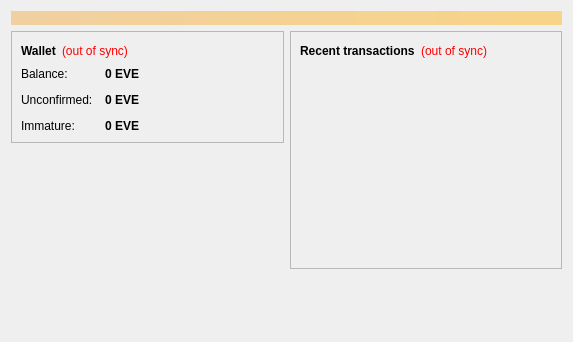
<?xml version="1.0" encoding="UTF-8"?>
<ui version="4.0">
 <class>OverviewPage</class>
 <widget class="QWidget" name="OverviewPage">
  <property name="geometry">
   <rect>
    <x>0</x>
    <y>0</y>
    <width>573</width>
    <height>342</height>
   </rect>
  </property>
  <property name="windowTitle">
   <string>Form</string>
  </property>
  <layout class="QVBoxLayout" name="topLayout">
   <item>
    <widget class="QLabel" name="labelAlerts">
     <property name="visible">
      <bool>false</bool>
     </property>
     <property name="styleSheet">
      <string notr="true">background-color: qlineargradient(x1: 0, y1: 0, x2: 1, y2: 0, stop:0 #F0D0A0, stop:1 #F8D488); color:#000000;</string>
     </property>
     <property name="wordWrap">
      <bool>true</bool>
     </property>
     <property name="margin">
      <number>3</number>
     </property>
    </widget>
   </item>
   <item>
    <layout class="QHBoxLayout" name="horizontalLayout" stretch="1,1">
     <item>
      <layout class="QVBoxLayout" name="verticalLayout_2">
       <item>
        <widget class="QFrame" name="frame">
         <property name="frameShape">
          <enum>QFrame::StyledPanel</enum>
         </property>
         <property name="frameShadow">
          <enum>QFrame::Raised</enum>
         </property>
         <layout class="QVBoxLayout" name="verticalLayout_4">
          <item>
           <layout class="QHBoxLayout" name="horizontalLayout_4">
            <item>
             <widget class="QLabel" name="label_5">
              <property name="font">
               <font>
                <weight>75</weight>
                <bold>true</bold>
               </font>
              </property>
              <property name="text">
               <string>Wallet</string>
              </property>
             </widget>
            </item>
            <item>
             <widget class="QLabel" name="labelWalletStatus">
              <property name="toolTip">
               <string>The displayed information may be out of date. Your wallet automatically synchronizes with the Eve network after a connection is established, but this process has not completed yet.</string>
              </property>
              <property name="styleSheet">
               <string notr="true">QLabel { color: red; }</string>
              </property>
              <property name="text">
               <string notr="true">(out of sync)</string>
              </property>
              <property name="alignment">
               <set>Qt::AlignLeading|Qt::AlignLeft|Qt::AlignVCenter</set>
              </property>
             </widget>
            </item>
            <item>
             <spacer name="horizontalSpacer_2">
              <property name="orientation">
               <enum>Qt::Horizontal</enum>
              </property>
              <property name="sizeHint" stdset="0">
               <size>
                <width>40</width>
                <height>20</height>
               </size>
              </property>
             </spacer>
            </item>
           </layout>
          </item>
          <item>
           <layout class="QFormLayout" name="formLayout_2">
            <property name="fieldGrowthPolicy">
             <enum>QFormLayout::AllNonFixedFieldsGrow</enum>
            </property>
            <property name="horizontalSpacing">
             <number>12</number>
            </property>
            <property name="verticalSpacing">
             <number>12</number>
            </property>
            <item row="0" column="0">
             <widget class="QLabel" name="label">
              <property name="text">
               <string>Balance:</string>
              </property>
             </widget>
            </item>
            <item row="0" column="1">
             <widget class="QLabel" name="labelBalance">
              <property name="font">
               <font>
                <weight>75</weight>
                <bold>true</bold>
               </font>
              </property>
              <property name="cursor">
               <cursorShape>IBeamCursor</cursorShape>
              </property>
              <property name="toolTip">
               <string>Your current balance</string>
              </property>
              <property name="text">
               <string notr="true">0 EVE</string>
              </property>
              <property name="textInteractionFlags">
               <set>Qt::LinksAccessibleByMouse|Qt::TextSelectableByKeyboard|Qt::TextSelectableByMouse</set>
              </property>
             </widget>
            </item>
            <item row="1" column="0">
             <widget class="QLabel" name="label_3">
              <property name="text">
               <string>Unconfirmed:</string>
              </property>
             </widget>
            </item>
            <item row="1" column="1">
             <widget class="QLabel" name="labelUnconfirmed">
              <property name="font">
               <font>
                <weight>75</weight>
                <bold>true</bold>
               </font>
              </property>
              <property name="cursor">
               <cursorShape>IBeamCursor</cursorShape>
              </property>
              <property name="toolTip">
               <string>Total of transactions that have yet to be confirmed, and do not yet count toward the current balance</string>
              </property>
              <property name="text">
               <string notr="true">0 EVE</string>
              </property>
              <property name="textInteractionFlags">
               <set>Qt::LinksAccessibleByMouse|Qt::TextSelectableByKeyboard|Qt::TextSelectableByMouse</set>
              </property>
             </widget>
            </item>
            <item row="2" column="0">
             <widget class="QLabel" name="labelImmatureText">
              <property name="text">
               <string>Immature:</string>
              </property>
             </widget>
            </item>
            <item row="2" column="1">
             <widget class="QLabel" name="labelImmature">
              <property name="font">
               <font>
                <weight>75</weight>
                <bold>true</bold>
               </font>
              </property>
              <property name="toolTip">
               <string>Mined balance that has not yet matured</string>
              </property>
              <property name="text">
               <string notr="true">0 EVE</string>
              </property>
              <property name="textInteractionFlags">
               <set>Qt::LinksAccessibleByMouse|Qt::TextSelectableByKeyboard|Qt::TextSelectableByMouse</set>
              </property>
             </widget>
            </item>
           </layout>
          </item>
         </layout>
        </widget>
       </item>
       <item>
        <spacer name="verticalSpacer">
         <property name="orientation">
          <enum>Qt::Vertical</enum>
         </property>
         <property name="sizeHint" stdset="0">
          <size>
           <width>20</width>
           <height>40</height>
          </size>
         </property>
        </spacer>
       </item>
      <item>
         <widget class="QLabel" name="coinimage">
          <property name="text">
           <string/>
          </property>
          <property name="pixmap">
           <pixmap resource="../bitcoin.qrc">:/icons/bitcoin</pixmap>
          </property>
          <property name="scaledContents">
           <bool>false</bool>
          </property>
          <property name="alignment">
           <set>Qt::AlignCenter</set>
          </property>
          <property name="margin">
           <number>-2</number>
          </property>
         </widget>
        </item>
      </layout>
     </item>
     <item>
      <layout class="QVBoxLayout" name="verticalLayout_3">
       <item>
        <widget class="QFrame" name="frame_2">
         <property name="frameShape">
          <enum>QFrame::StyledPanel</enum>
         </property>
         <property name="frameShadow">
          <enum>QFrame::Raised</enum>
         </property>
         <layout class="QVBoxLayout" name="verticalLayout">
          <item>
           <layout class="QHBoxLayout" name="horizontalLayout_2">
            <item>
             <widget class="QLabel" name="label_4">
              <property name="text">
               <string>&lt;b&gt;Recent transactions&lt;/b&gt;</string>
              </property>
             </widget>
            </item>
            <item>
             <widget class="QLabel" name="labelTransactionsStatus">
              <property name="toolTip">
               <string>The displayed information may be out of date. Your wallet automatically synchronizes with the Eve network after a connection is established, but this process has not completed yet.</string>
              </property>
              <property name="styleSheet">
               <string notr="true">QLabel { color: red; }</string>
              </property>
              <property name="text">
               <string notr="true">(out of sync)</string>
              </property>
              <property name="alignment">
               <set>Qt::AlignRight|Qt::AlignTrailing|Qt::AlignVCenter</set>
              </property>
             </widget>
            </item>
            <item>
             <spacer name="horizontalSpacer">
              <property name="orientation">
               <enum>Qt::Horizontal</enum>
              </property>
              <property name="sizeHint" stdset="0">
               <size>
                <width>40</width>
                <height>20</height>
               </size>
              </property>
             </spacer>
            </item>
           </layout>
          </item>
          <item>
           <widget class="QListView" name="listTransactions">
            <property name="styleSheet">
             <string notr="true">QListView { background: transparent; }</string>
            </property>
            <property name="frameShape">
             <enum>QFrame::NoFrame</enum>
            </property>
            <property name="verticalScrollBarPolicy">
             <enum>Qt::ScrollBarAlwaysOff</enum>
            </property>
            <property name="horizontalScrollBarPolicy">
             <enum>Qt::ScrollBarAlwaysOff</enum>
            </property>
            <property name="selectionMode">
             <enum>QAbstractItemView::NoSelection</enum>
            </property>
           </widget>
          </item>
         </layout>
        </widget>
       </item>
       <item>
        <spacer name="verticalSpacer_2">
         <property name="orientation">
          <enum>Qt::Vertical</enum>
         </property>
         <property name="sizeHint" stdset="0">
          <size>
           <width>20</width>
           <height>40</height>
          </size>
         </property>
        </spacer>
       </item>
      </layout>
     </item>
    </layout>
   </item>
  </layout>
 </widget>
 <resources/>
 <connections/>
</ui>
